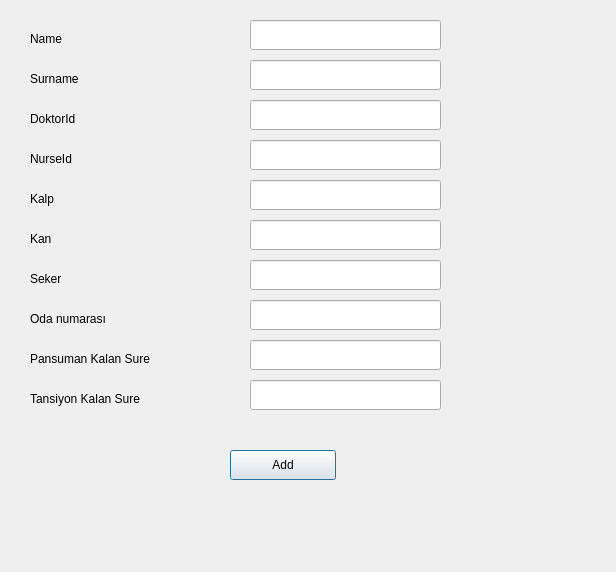
<?xml version="1.0" encoding="UTF-8"?>
<ui version="4.0">
 <class>Dialog2</class>
 <widget class="QDialog" name="Dialog2">
  <property name="geometry">
   <rect>
    <x>0</x>
    <y>0</y>
    <width>616</width>
    <height>572</height>
   </rect>
  </property>
  <property name="windowTitle">
   <string>Dialog</string>
  </property>
  <widget class="QLabel" name="label">
   <property name="geometry">
    <rect>
     <x>30</x>
     <y>30</y>
     <width>73</width>
     <height>18</height>
    </rect>
   </property>
   <property name="text">
    <string>Name</string>
   </property>
  </widget>
  <widget class="QLabel" name="label_2">
   <property name="geometry">
    <rect>
     <x>30</x>
     <y>70</y>
     <width>73</width>
     <height>18</height>
    </rect>
   </property>
   <property name="text">
    <string>Surname</string>
   </property>
  </widget>
  <widget class="QLabel" name="label_3">
   <property name="geometry">
    <rect>
     <x>30</x>
     <y>110</y>
     <width>73</width>
     <height>18</height>
    </rect>
   </property>
   <property name="text">
    <string>DoktorId</string>
   </property>
  </widget>
  <widget class="QLabel" name="label_4">
   <property name="geometry">
    <rect>
     <x>30</x>
     <y>150</y>
     <width>73</width>
     <height>18</height>
    </rect>
   </property>
   <property name="text">
    <string>NurseId</string>
   </property>
  </widget>
  <widget class="QLabel" name="label_5">
   <property name="geometry">
    <rect>
     <x>30</x>
     <y>190</y>
     <width>73</width>
     <height>18</height>
    </rect>
   </property>
   <property name="text">
    <string>Kalp</string>
   </property>
  </widget>
  <widget class="QLabel" name="label_6">
   <property name="geometry">
    <rect>
     <x>30</x>
     <y>230</y>
     <width>73</width>
     <height>18</height>
    </rect>
   </property>
   <property name="text">
    <string>Kan</string>
   </property>
  </widget>
  <widget class="QLabel" name="label_7">
   <property name="geometry">
    <rect>
     <x>30</x>
     <y>270</y>
     <width>73</width>
     <height>18</height>
    </rect>
   </property>
   <property name="text">
    <string>Seker</string>
   </property>
  </widget>
  <widget class="QLabel" name="label_8">
   <property name="geometry">
    <rect>
     <x>30</x>
     <y>310</y>
     <width>111</width>
     <height>18</height>
    </rect>
   </property>
   <property name="text">
    <string>Oda numarası</string>
   </property>
  </widget>
  <widget class="QLabel" name="label_9">
   <property name="geometry">
    <rect>
     <x>30</x>
     <y>350</y>
     <width>171</width>
     <height>18</height>
    </rect>
   </property>
   <property name="text">
    <string>Pansuman Kalan Sure</string>
   </property>
  </widget>
  <widget class="QLabel" name="label_10">
   <property name="geometry">
    <rect>
     <x>30</x>
     <y>390</y>
     <width>151</width>
     <height>18</height>
    </rect>
   </property>
   <property name="text">
    <string>Tansiyon Kalan Sure</string>
   </property>
  </widget>
  <widget class="QPushButton" name="pushButton">
   <property name="geometry">
    <rect>
     <x>230</x>
     <y>450</y>
     <width>106</width>
     <height>30</height>
    </rect>
   </property>
   <property name="text">
    <string>Add</string>
   </property>
  </widget>
  <widget class="QLineEdit" name="name">
   <property name="geometry">
    <rect>
     <x>250</x>
     <y>20</y>
     <width>191</width>
     <height>30</height>
    </rect>
   </property>
  </widget>
  <widget class="QLineEdit" name="surname">
   <property name="geometry">
    <rect>
     <x>250</x>
     <y>60</y>
     <width>191</width>
     <height>30</height>
    </rect>
   </property>
  </widget>
  <widget class="QLineEdit" name="doktorid">
   <property name="geometry">
    <rect>
     <x>250</x>
     <y>100</y>
     <width>191</width>
     <height>30</height>
    </rect>
   </property>
  </widget>
  <widget class="QLineEdit" name="nurseid">
   <property name="geometry">
    <rect>
     <x>250</x>
     <y>140</y>
     <width>191</width>
     <height>30</height>
    </rect>
   </property>
  </widget>
  <widget class="QLineEdit" name="kalp">
   <property name="geometry">
    <rect>
     <x>250</x>
     <y>180</y>
     <width>191</width>
     <height>30</height>
    </rect>
   </property>
  </widget>
  <widget class="QLineEdit" name="kan">
   <property name="geometry">
    <rect>
     <x>250</x>
     <y>220</y>
     <width>191</width>
     <height>30</height>
    </rect>
   </property>
  </widget>
  <widget class="QLineEdit" name="seker">
   <property name="geometry">
    <rect>
     <x>250</x>
     <y>260</y>
     <width>191</width>
     <height>30</height>
    </rect>
   </property>
  </widget>
  <widget class="QLineEdit" name="oda_numarasi">
   <property name="geometry">
    <rect>
     <x>250</x>
     <y>300</y>
     <width>191</width>
     <height>30</height>
    </rect>
   </property>
  </widget>
  <widget class="QLineEdit" name="pansuman">
   <property name="geometry">
    <rect>
     <x>250</x>
     <y>340</y>
     <width>191</width>
     <height>30</height>
    </rect>
   </property>
  </widget>
  <widget class="QLineEdit" name="tansiyon">
   <property name="geometry">
    <rect>
     <x>250</x>
     <y>380</y>
     <width>191</width>
     <height>30</height>
    </rect>
   </property>
  </widget>
  <widget class="QLabel" name="mesaj">
   <property name="geometry">
    <rect>
     <x>100</x>
     <y>510</y>
     <width>381</width>
     <height>20</height>
    </rect>
   </property>
   <property name="text">
    <string/>
   </property>
  </widget>
 </widget>
 <resources/>
 <connections/>
</ui>
